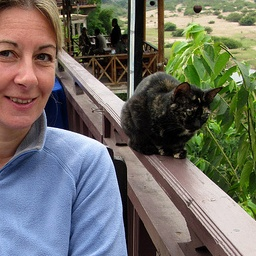
#> input picture practicum_work/data/train_dataset_for_students/img/train/000000016823_4560.jpg, 256 x 256 px
$ python convert_png_to_json.py
#> lines starting #> are read from the running program, lines starting #| are printed output that depends on the picture; after the words box and inside, x2 and y2 are one past the last pixel; in counts of white or black regions, pixels touching at a corner belong together
# convert/png_to_json.py
import cv2
import json
import numpy as np
from pathlib import Path
import base64

def create_shapes_from_mask(mask: np.ndarray, class_id_to_label: dict):
    shapes = []
    for cls_id, label in class_id_to_label.items():
        class_mask = (mask == cls_id).astype(np.uint8)
        if class_mask.sum() == 0:
            continue
        contours, _ = cv2.findContours(class_mask, cv2.RETR_EXTERNAL, cv2.CHAIN_APPROX_SIMPLE)
        for cnt in contours:
            if cv2.contourArea(cnt) < 5:
                continue
            epsilon = 0.001 * cv2.arcLength(cnt, True)
            approx = cv2.approxPolyDP(cnt, epsilon, True)
            points = approx.reshape(-1, 2).tolist()
            if len(points) < 3:
                continue
            shapes.append({
                "label": label,
                "points": points,
                "group_id": None,
                "shape_type": "polygon",
                "flags": {}
            })
    return shapes

def img_to_base64(img_path: Path) -> str:
    """Кодирует изображение в base64 (как делает LabelMe)"""
    with open(img_path, "rb") as f:
        return base64.b64encode(f.read()).decode("utf-8")

def png_to_json_autoload(data_root: str, class_map: dict = None):
    if class_map is None:
        class_map = {1: "cat", 2: "dog"}

    data_root = Path(data_root)
    img_dir = data_root / "img"
    mask_dir = data_root / "labels"
    json_dir = data_root / "json"
    splits = ["train", "val", "test"]

    total_converted = 0

    for split in splits:
        img_split_dir = img_dir / split
        mask_split_dir = mask_dir / split
        json_split_dir = json_dir / split
        json_split_dir.mkdir(parents=True, exist_ok=True)

        print(f"\n🔄 Обработка: {split.upper()}")

        if not img_split_dir.exists():
            print(f"⚠️ Папка не найдена: {img_split_dir}")
            continue
        if not mask_split_dir.exists():
            print(f"⚠️ Папка не найдена: {mask_split_dir}")
            continue

        image_extensions = {".jpg", ".jpeg", ".png"}
        converted = 0

        for img_path in img_split_dir.iterdir():
            if img_path.suffix.lower() not in image_extensions:
                continue

            mask_path = mask_split_dir / f"{img_path.stem}.png"
            if not mask_path.exists():
                print(f"  ❌ Маска не найдена: {mask_path.name}")
                continue

            img = cv2.imread(str(img_path))
#> img is the input picture: shape (256, 256, 3); mean B, G, R 102.5, 110.4, 111.3
            if img is None:
                print(f"  ❌ Ошибка загрузки изображения: {img_path.name}")
                continue

            mask = cv2.imread(str(mask_path), cv2.IMREAD_GRAYSCALE)
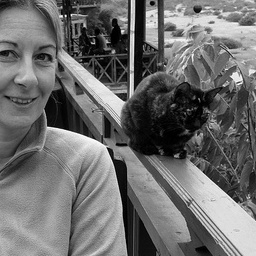
#> mask: shape (256, 256); min 0, max 255, mean 109.7
            if mask is None:
                print(f"  ❌ Ошибка загрузки маски: {mask_path.name}")
                continue

            shapes = create_shapes_from_mask(mask, class_map)
#> the loop in create_shapes_from_mask, `for cls_id, label in class_id_to_label.items():` made 2 passes
#> contours on passes 1 to 2: 161 contours, all with area under 20, 180 contours, all with area under 20
#> pass 1, in create_shapes_from_mask, `class_mask = (mask == cls_id).astype(np.uint8)`:
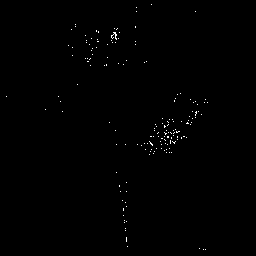
#> class_mask: shape (256, 256); values 0 (black) and 1 (white), 0.37% white in thin lines or dots, all inside (x1, y1, x2, y2) = (6, 4, 208, 250)
#> pass 2, in create_shapes_from_mask, `class_mask = (mask == cls_id).astype(np.uint8)`:
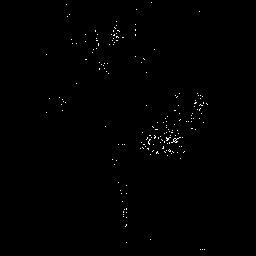
#> class_mask: shape (256, 256); values 0 (black) and 1 (white), 0.43% white in thin lines or dots, all inside (x1, y1, x2, y2) = (46, 2, 208, 250)
#> after the loop in create_shapes_from_mask, `for cls_id, label in class_id_to_label.items():`: shapes = 2 items
#> shapes = 2 items

            # 🔧 Кодируем изображение в base64
            image_data = img_to_base64(img_path)

            h, w = img.shape[:2]
#> h = 256; w = 256
#> pass 3 of the loop in png_to_json_autoload, `for split in splits:`:
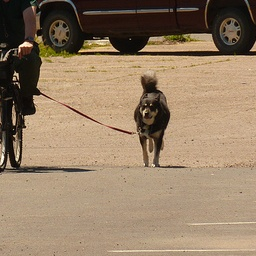
#> input picture practicum_work/data/train_dataset_for_students/img/test/000000242526_4464.jpg, 256 x 256 px
#> in png_to_json_autoload, img is the input picture: shape (256, 256, 3); mean B, G, R 101.5, 126.2, 148.2
#> in png_to_json_autoload, `mask = cv2.imread(str(mask_path), cv2.IMREAD_GRAYSCALE)`:
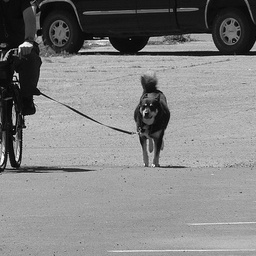
#> mask: shape (256, 256); min 0, max 255, mean 129.9
#> the loop in create_shapes_from_mask (call 2), `for cls_id, label in class_id_to_label.items():` made 2 passes
#> contours on passes 1 to 2: 7 contours, all with area under 20, 29 contours, all with area under 20
#> pass 1, in create_shapes_from_mask (call 2), `class_mask = (mask == cls_id).astype(np.uint8)`:
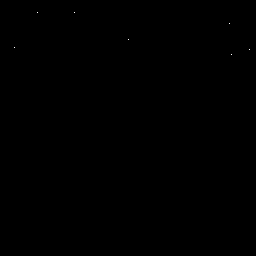
#> class_mask: shape (256, 256); values 0 (black) and 1 (white), 0.01% white in thin lines or dots, all inside (x1, y1, x2, y2) = (14, 12, 250, 55)
#> after the loop in create_shapes_from_mask (call 2), `for cls_id, label in class_id_to_label.items():`: shapes = []
            json_data = {
                "version": "5.10.1",
                "flags": {},
                "shapes": shapes,
                "imagePath": img_path.name,
                "imageData": image_data,  # ✅ Теперь не None!
                "imageHeight": h,
                "imageWidth": w,
            }

            json_path = json_split_dir / f"{img_path.stem}.json"
            with open(json_path, "w", encoding="utf-8") as f:
                json.dump(json_data, f, ensure_ascii=False, indent=2)

            converted += 1

        print(f"✅ {split}: обработано {converted} файлов")
        total_converted += converted

    print(f"\n🎉 Готово: создано {total_converted} JSON-файлов в {json_dir}/")


if __name__ == "__main__":
    png_to_json_autoload(
        data_root="practicum_work/data/train_dataset_for_students",
        class_map={1: "cat", 2: "dog"}
    )
